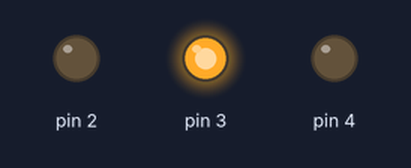
This sketch was run on a simulated Arduino Uno, built with avr-gcc and run on an emulated ATmega328P. Parts: output pins drawn as LEDs (lit = HIGH).

Above: at 0.1 s.
Timing chart, 0 to 1.6 s (numbered marks = the images above):
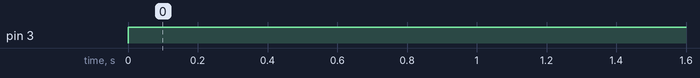

The sketch:

p02_SpaceshipInterface.ino
```cpp
int switchstate = 0;

void setup() {

  pinMode(2, OUTPUT);
  pinMode(3, OUTPUT);
  pinMode(4, OUTPUT);


  pinMode(5, INPUT);
}

void loop() {

  switchstate = digitalRead(2);

  if (switchstate == LOW) {
    digitalWrite(3, HIGH);
    digitalWrite(4, LOW);
    digitalWrite(5, LOW);
  }

  else {
    digitalWrite(3, LOW);
    digitalWrite(4, LOW);
    digitalWrite(5, HIGH);

    delay(250);
    digitalWrite(4, HIGH);
    digitalWrite(5, LOW);

    delay(250);
  }
}
```

Measured:
- by itself, pin 3: LOW → HIGH at 0.00 s
